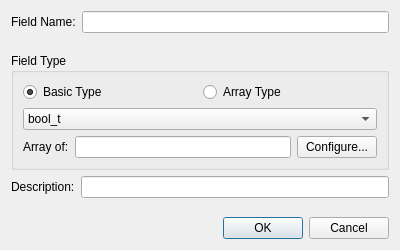
<?xml version="1.0" encoding="UTF-8"?>
<ui version="4.0">
 <class>StructFieldDialog</class>
 <widget class="QDialog" name="StructFieldDialog">
  <property name="geometry">
   <rect>
    <x>0</x>
    <y>0</y>
    <width>400</width>
    <height>250</height>
   </rect>
  </property>
  <property name="windowTitle">
   <string>Structure Field</string>
  </property>
  <layout class="QVBoxLayout" name="main_layout">
   <item>
    <layout class="QFormLayout" name="form_layout">
     <item row="0" column="0">
      <widget class="QLabel" name="name_label">
       <property name="text">
        <string>Field Name:</string>
       </property>
      </widget>
     </item>
     <item row="0" column="1">
      <widget class="QLineEdit" name="name_edit"/>
     </item>
    </layout>
   </item>
   <item>
    <widget class="QGroupBox" name="type_group">
     <property name="title">
      <string>Field Type</string>
     </property>
     <layout class="QVBoxLayout" name="type_layout">
      <item>
       <layout class="QHBoxLayout" name="radio_layout">
        <item>
         <widget class="QRadioButton" name="basic_radio">
          <property name="text">
           <string>Basic Type</string>
          </property>
          <property name="checked">
           <bool>true</bool>
          </property>
         </widget>
        </item>
        <item>
         <widget class="QRadioButton" name="array_radio">
          <property name="text">
           <string>Array Type</string>
          </property>
         </widget>
        </item>
       </layout>
      </item>
      <item>
       <layout class="QHBoxLayout" name="type_selection_layout">
        <item>
         <widget class="QComboBox" name="type_combo">
          <item>
           <property name="text">
            <string>bool_t</string>
           </property>
          </item>
          <item>
           <property name="text">
            <string>uint8</string>
           </property>
          </item>
          <item>
           <property name="text">
            <string>uint16</string>
           </property>
          </item>
          <item>
           <property name="text">
            <string>uint32</string>
           </property>
          </item>
          <item>
           <property name="text">
            <string>uint64</string>
           </property>
          </item>
          <item>
           <property name="text">
            <string>sint8</string>
           </property>
          </item>
          <item>
           <property name="text">
            <string>sint16</string>
           </property>
          </item>
          <item>
           <property name="text">
            <string>sint32</string>
           </property>
          </item>
          <item>
           <property name="text">
            <string>sint64</string>
           </property>
          </item>
          <item>
           <property name="text">
            <string>char_t</string>
           </property>
          </item>
          <item>
           <property name="text">
            <string>float32</string>
           </property>
          </item>
          <item>
           <property name="text">
            <string>float64</string>
           </property>
          </item>
         </widget>
        </item>
       </layout>
      </item>
      <item>
       <layout class="QHBoxLayout" name="array_layout">
        <item>
         <widget class="QLabel" name="array_type_label">
          <property name="text">
           <string>Array of:</string>
          </property>
          <property name="visible">
           <bool>false</bool>
          </property>
         </widget>
        </item>
        <item>
         <widget class="QLineEdit" name="array_display">
          <property name="readOnly">
           <bool>true</bool>
          </property>
          <property name="visible">
           <bool>false</bool>
          </property>
         </widget>
        </item>
        <item>
         <widget class="QPushButton" name="configure_array_button">
          <property name="text">
           <string>Configure...</string>
          </property>
          <property name="visible">
           <bool>false</bool>
          </property>
         </widget>
        </item>
       </layout>
      </item>
     </layout>
    </widget>
   </item>
   <item>
    <layout class="QFormLayout" name="description_layout">
     <item row="0" column="0">
      <widget class="QLabel" name="description_label">
       <property name="text">
        <string>Description:</string>
       </property>
      </widget>
     </item>
     <item row="0" column="1">
      <widget class="QLineEdit" name="description_edit"/>
     </item>
    </layout>
   </item>
   <item>
    <widget class="QDialogButtonBox" name="buttonBox">
     <property name="standardButtons">
      <set>QDialogButtonBox::Cancel|QDialogButtonBox::Ok</set>
     </property>
    </widget>
   </item>
  </layout>
 </widget>
 <resources/>
 <connections>
  <connection>
   <sender>buttonBox</sender>
   <signal>accepted()</signal>
   <receiver>StructFieldDialog</receiver>
   <slot>accept()</slot>
   <hints>
    <hint type="sourcelabel">
     <x>199</x>
     <y>232</y>
    </hint>
    <hint type="destinationlabel">
     <x>199</x>
     <y>124</y>
    </hint>
   </hints>
  </connection>
  <connection>
   <sender>buttonBox</sender>
   <signal>rejected()</signal>
   <receiver>StructFieldDialog</receiver>
   <slot>reject()</slot>
   <hints>
    <hint type="sourcelabel">
     <x>199</x>
     <y>232</y>
    </hint>
    <hint type="destinationlabel">
     <x>199</x>
     <y>124</y>
    </hint>
   </hints>
  </connection>
  <connection>
   <sender>array_radio</sender>
   <signal>toggled(bool)</signal>
   <receiver>array_type_label</receiver>
   <slot>setVisible(bool)</slot>
   <hints>
    <hint type="sourcelabel">
     <x>307</x>
     <y>89</y>
    </hint>
    <hint type="destinationlabel">
     <x>56</x>
     <y>143</y>
    </hint>
   </hints>
  </connection>
  <connection>
   <sender>array_radio</sender>
   <signal>toggled(bool)</signal>
   <receiver>array_display</receiver>
   <slot>setVisible(bool)</slot>
   <hints>
    <hint type="sourcelabel">
     <x>307</x>
     <y>89</y>
    </hint>
    <hint type="destinationlabel">
     <x>199</x>
     <y>143</y>
    </hint>
   </hints>
  </connection>
  <connection>
   <sender>array_radio</sender>
   <signal>toggled(bool)</signal>
   <receiver>configure_array_button</receiver>
   <slot>setVisible(bool)</slot>
   <hints>
    <hint type="sourcelabel">
     <x>307</x>
     <y>89</y>
    </hint>
    <hint type="destinationlabel">
     <x>344</x>
     <y>143</y>
    </hint>
   </hints>
  </connection>
  <connection>
   <sender>array_radio</sender>
   <signal>toggled(bool)</signal>
   <receiver>type_combo</receiver>
   <slot>setHidden(bool)</slot>
   <hints>
    <hint type="sourcelabel">
     <x>307</x>
     <y>89</y>
    </hint>
    <hint type="destinationlabel">
     <x>199</x>
     <y>116</y>
    </hint>
   </hints>
  </connection>
 </connections>
</ui> 
